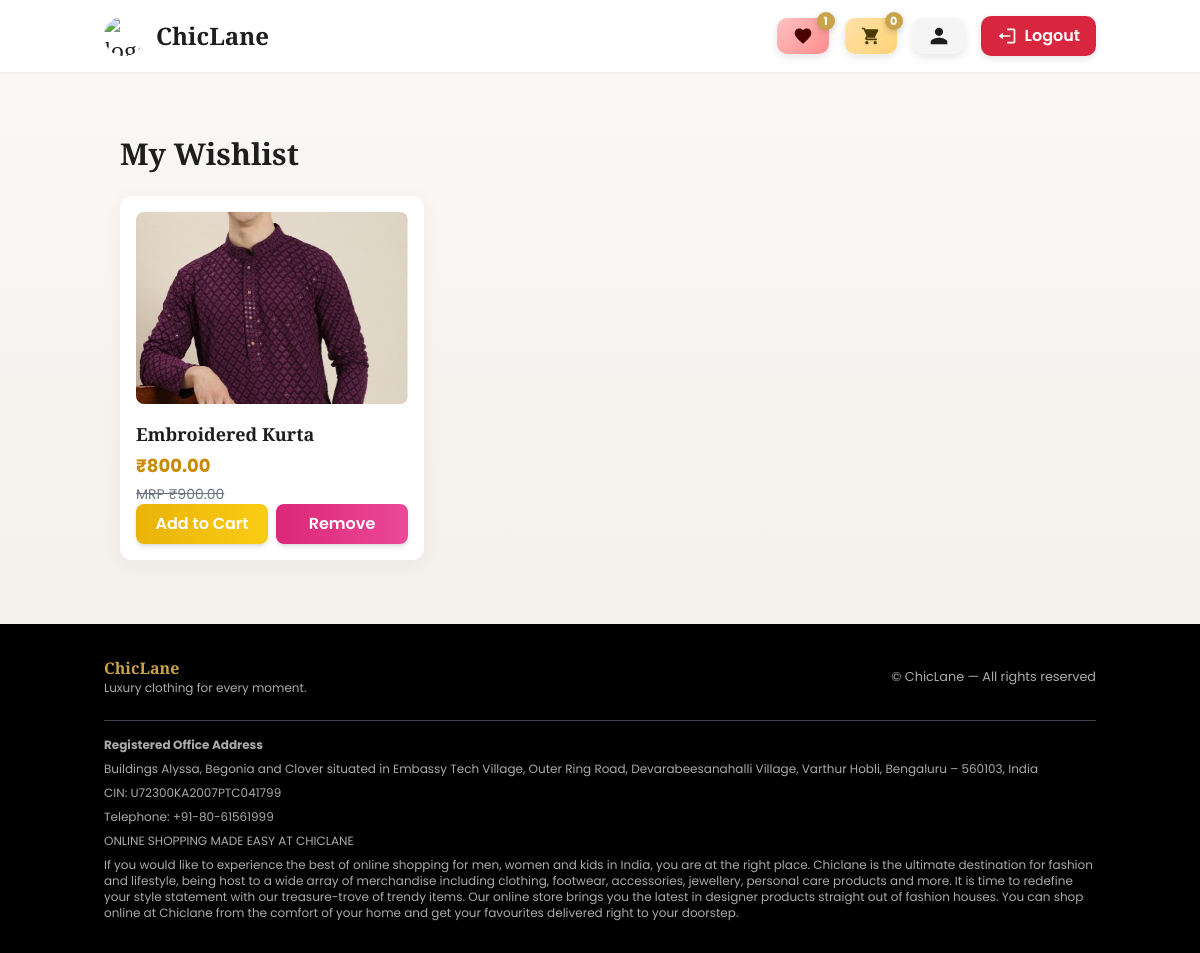
Page /wishlist/ (signed in) on the committed database.
### store/models.py (models this page shows, shortened)
class Wishlist(models.Model):
    user = models.ForeignKey(User, on_delete=models.CASCADE, related_name='wishlist_items')
    product = models.ForeignKey('Product', on_delete=models.CASCADE, related_name='wishlist_items')
    variant = models.ForeignKey('ProductVariant', on_delete=models.SET_NULL, null=True, blank=True)
    created_at = models.DateTimeField(auto_now_add=True)
    class Meta:
        unique_together = ('user', 'product', 'variant')
        ordering = ['-created_at']

class Product(models.Model):
    name = models.CharField(max_length=255)
    slug = models.SlugField(max_length=300, unique=True, blank=True)
    category = models.ForeignKey(
        Category,
        on_delete=models.SET_NULL,
        null=True,
        related_name="products"
    )
    description = models.TextField(blank=True)
    price = models.DecimalField(max_digits=10, decimal_places=2)
    discounted_price = models.DecimalField(max_digits=10, decimal_places=2, null=True, blank=True)
    is_featured = models.BooleanField(default=False)
    is_active = models.BooleanField(default=True)
    created_at = models.DateTimeField(auto_now_add=True)
    def get_price(self):
        return self.discounted_price if self.discounted_price else self.price
    @property
    def primary_image(self):
        return self.images.filter(is_primary=True).first()

class ProductImage(models.Model):
    product = models.ForeignKey(Product, on_delete=models.CASCADE, related_name="images")
    image = models.ImageField(upload_to="products/")
    alt_text = models.CharField(max_length=255, blank=True)
    is_primary = models.BooleanField(default=False)
    color = models.CharField(max_length=80, blank=True)  # optional for variant

### store/views.py (the view)
# urls.py: path('wishlist/', views.wishlist_view, name='wishlist'),
@login_required
def wishlist_view(request):
    wishlist_items = []
    if request.user.is_authenticated:
        wishlist_items = Wishlist.objects.filter(user=request.user).select_related('product')
    return render(request, "store/wishlist.html", {
        "wishlist_items": wishlist_items
    })

### store/context_processors.py (called while the page is built)
def cart_and_wishlist_counts(request):
    cart_count = 0
    wishlist_count = 0
    if request.user.is_authenticated:
        cart_count = CartItem.objects.filter(user=request.user).count()
        wishlist_count = Wishlist.objects.filter(user=request.user).count()
    else:
        session_key = request.session.session_key or request.session.create()
        cart_count = CartItem.objects.filter(session_key=session_key).count()
    return {
        "cart_count": cart_count,
        "wishlist_count": wishlist_count,
    }

### store/templates/store/wishlist.html (shortened to what this page needs)
{% extends "store/base.html" %}
{% block content %}
<div class="max-w-7xl mx-auto px-4 py-8">
  <h1 class="text-3xl font-bold mb-6">My Wishlist</h1>
  {% if wishlist_items %}
    <div class="grid grid-cols-1 md:grid-cols-2 lg:grid-cols-3 gap-6">
      {% for item in wishlist_items %}
        <div class="card p-4 flex flex-col">
          <a href="{% url 'store:product_detail' item.product.slug %}" class="mb-4">
            {% if item.product.primary_image %}
              <img src="{{ item.product.primary_image.image.url }}"
                   alt="{{ item.product.name }}"
                   class="w-full h-48 object-cover rounded-lg hover:scale-105 transition-transform">
            {% elif item.product.images.first %}
              <img src="{{ item.product.images.first.image.url }}"
                   alt="{{ item.product.name }}"
                   class="w-full h-48 object-cover rounded-lg hover:scale-105 transition-transform">
            {% else %}
              <img src="https://via.placeholder.com/400x300?text=No+Image"
                   alt="{{ item.product.name }}"
                   class="w-full h-48 object-cover rounded-lg hover:scale-105 transition-transform">
            {% endif %}
          </a>
          <h2 class="text-lg font-semibold mb-1">{{ item.product.name }}</h2>
          <p class="text-yellow-600 font-bold text-lg mb-1">₹{{ item.product.get_price }}</p>
          {% if item.product.discounted_price %}
            <p class="text-gray-500 line-through text-sm">MRP ₹{{ item.product.price }}</p>
          {% endif %}
          <div class="mt-auto flex gap-2">
            <form method="post" action="{% url 'store:add_to_cart' %}" class="flex-1">
              {% if item.product.variants.first %}
                <button type="submit"
                        class="w-full py-2 rounded-lg font-semibold text-white
                               bg-gradient-to-r from-yellow-500 to-yellow-400
                               hover:from-yellow-400 hover:to-yellow-300 transition shadow-md">
                  Add to Cart
                </button>
              {% else %}
                <button type="button"
                        class="w-full py-2 rounded-lg font-semibold text-white bg-gray-400 cursor-not-allowed">
                  Out of Stock
                </button>
              {% endif %}
            </form>
            <form method="post" action="{% url 'store:toggle_wishlist' %}" class="flex-1">
              <button type="submit"
                      class="w-full py-2 rounded-lg font-semibold text-white
                             bg-gradient-to-r from-pink-600 to-pink-500
                             hover:from-pink-500 hover:to-pink-400 transition shadow-md">
                Remove
              </button>
            </form>
          </div>
        </div>
      {% endfor %}
    </div>
  {% else %}
    <p class="text-gray-500 text-lg">Your wishlist is empty. Start adding your favorite products!</p>
    <a href="{% url 'store:product_list' %}"
       class="mt-4 inline-block px-6 py-3 bg-yellow-500 text-white font-semibold rounded-lg hover:bg-yellow-400 transition">
      Continue Shopping
    </a>
  {% endif %}
</div>
{% endblock %}

### static/store/css/custom.css (style rules this page uses)
:root { --gold: #C9A34A; --ivory: #FBF9F6; --charcoal: #1E1E1E; --muted: #767676; }
body { background: var(--ivory); color: var(--charcoal); font-family: 'Inter', sans-serif; }
.card { background: white; border-radius: 10px; box-shadow: 0 6px 30px rgba(30,30,30,0.08); transition: transform .25s ease, box-shadow .25s ease; overflow: hidden; }

### store/templates/store/base.html (style rules this page uses)
body { font-family: 'Poppins', sans-serif !important; background: linear-gradient(180deg, #FBF9F6 0%, #F0ECE8 100%); color: #1E1E1E; }
h1, h2, h3, h4, h5, h6 { font-family: 'Playfair Display', serif; }
.card { border-radius: 12px; background: white; box-shadow: 0 4px 20px rgba(30,30,30,0.05); transition: transform 0.3s ease, box-shadow 0.3s ease; }

### rows in the picture
Wishlist: product.primary_image.image (picture), product.name "Embroidered Kurta", product.get_price "800.00", product.price "900.00"

### other values in the picture
{{ wishlist_count|default:"0" }} "1"
{{ cart_count|default:"0" }} "0"
